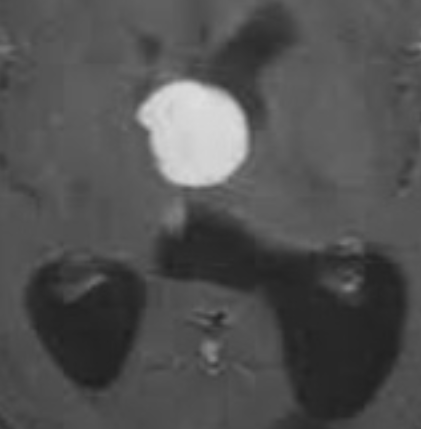
#> input picture data/70_big.png, 421 x 429 px, found by its file name
$ python feature_extraction.py   (older library calls are emulated)
#> lines starting #> are read from the running program, lines starting #| are printed output that depends on the picture; after the words box and inside, x2 and y2 are one past the last pixel; in counts of white or black regions, pixels touching at a corner belong together; long printed decimals are rounded
import numpy as np
import cv2
from skimage.feature import graycomatrix, graycoprops
from scipy import stats
import matplotlib.pyplot as plt
from sklearn.decomposition import PCA
from sklearn.ensemble import RandomForestClassifier
from sklearn.model_selection import cross_val_score, train_test_split
from sklearn.model_selection import LeaveOneOut
from sklearn.preprocessing import StandardScaler
import time


def normalize_contrast(image):
    """Apply contrast normalization to the given image."""
    image_normalized = cv2.normalize(image, None, alpha=0, beta=255, norm_type=cv2.NORM_MINMAX)
    return image_normalized

def enhance_image_svd(image, k=75):
    """Enhance an image using Singular Value Decomposition (SVD), based on the result we get previously."""
    matrix = np.array(image)
    if len(matrix.shape) != 2:
        raise ValueError("Input matrix must be a two-dimensional array.")
    U, S, Vt = np.linalg.svd(matrix, full_matrices=False)
    S_k = np.zeros((k, k))
    np.fill_diagonal(S_k, S[:k])
    U_k = U[:, :k]
    Vt_k = Vt[:k, :]
    A_k = np.dot(U_k, np.dot(S_k, Vt_k))
    A_k = np.clip(A_k, 0, 255).astype(np.uint8)
    return A_k

def calculate_intensity_gradients(image,show:bool):
    """Calculate intensity gradient features."""

    # use sobel operator to calculate gradient in vertical and horizontal direction
    sobelx = cv2.Sobel(image, cv2.CV_64F, 1, 0, ksize=3)
    sobely = cv2.Sobel(image, cv2.CV_64F, 0, 1, ksize=3)

    magnitude = np.sqrt(sobelx ** 2 + sobely ** 2)
    direction = np.arctan2(sobely, sobelx)

    # calculate some statistics
    gradient_features = {
        'mean_magnitude': np.mean(magnitude),
        'std_magnitude': np.std(magnitude),
        'max_magnitude': np.max(magnitude),
        'mean_direction': np.mean(direction),
        'direction_entropy': stats.entropy(np.histogram(direction, bins=36)[0])
    }

    # visualization
    plt.figure()
    plt.imshow(magnitude, cmap='jet')
    plt.title('Gradient Magnitude')
    plt.colorbar()
    plt.savefig('Gradient Magnitude2')

    if show:
        plt.show()

    return gradient_features

def calculate_glcm_features(image):
    """Calculate GLCM features for the given image."""

    if image.dtype != np.uint8:
        image = (image / image.max() * 255).astype(np.uint8)

    # get the glcm matrix
    distances = [1]
    angles = [0, np.pi / 4, np.pi / 2, 3 * np.pi / 4]
    glcm = graycomatrix(image, distances, angles, symmetric=True, normed=True)

    # normalize the matrix
    glcm_norm = glcm / np.sum(glcm)
    glcm_norm = glcm_norm + np.finfo(float).eps

    glcm_features = {
        'contrast': np.mean(graycoprops(glcm, 'contrast')),
        'dissimilarity': np.mean(graycoprops(glcm, 'dissimilarity')),
        'homogeneity': np.mean(graycoprops(glcm, 'homogeneity')),
        'energy': np.mean(graycoprops(glcm, 'energy')),
        'correlation': np.mean(graycoprops(glcm, 'correlation')),
        'ASM': np.mean(graycoprops(glcm, 'ASM')),
        'Entropy': -np.sum(glcm_norm * np.log2(glcm_norm))
    }

    return glcm_features

def get_contour(image, threshold_method='otsu'):
    """Get the largest contour from the image."""

    if image.dtype != np.uint8:
        image = (image / image.max() * 255).astype(np.uint8)

    _, binary = cv2.threshold(image, 0, 255, cv2.THRESH_BINARY + cv2.THRESH_OTSU)

    # denoising
    kernel = np.ones((3, 3), np.uint8)
    binary = cv2.morphologyEx(binary, cv2.MORPH_OPEN, kernel)
    binary = cv2.morphologyEx(binary, cv2.MORPH_CLOSE, kernel)

    # Find all contours
    contours, _ = cv2.findContours(binary, cv2.RETR_EXTERNAL, cv2.CHAIN_APPROX_SIMPLE)

    # chose the largest contour
    if len(contours) > 0:
        contour_max = max(contours, key=cv2.contourArea)
        return contour_max
    return None


def calculate_circularity(image,contour, show:bool):
    """Calculate circularity of the detected contour."""

    if contour is None:
        return 0

    area = cv2.contourArea(contour)
    perimeter = cv2.arcLength(contour, True)
    if perimeter == 0:
        return 0
    circularity = 4 * np.pi * area / (perimeter ** 2)

    # Visualization
    if show:
        plt.figure()
        image_max_contour = cv2.drawContours(image.copy(), [contour], -1, (0, 255, 0), 2)
        plt.imshow(image_max_contour, cmap='gray')
        plt.title(f"Circularity: {circularity:.4f}")
        plt.savefig('Circularity2')
        plt.show()

    return circularity


def calculate_region_contrast(image, contour, show:bool):
    """Calculate contrast between tumor region and surrounding area."""

    if contour is None:
        return None

    # create tumor mask
    tumor_mask = np.zeros_like(image)
    cv2.drawContours(tumor_mask, [contour], -1, (255), -1)

    # expand tumor mask
    kernel = np.ones((50, 50), np.uint8)
    dilated_mask = cv2.dilate(tumor_mask, kernel, iterations=1)

    # created surrounding tissues mask
    surrounding_mask = dilated_mask - tumor_mask

    # Get the pixel value of the corresponding area
    tumor_pixels = image[tumor_mask == 255]
    surrounding_pixels = image[surrounding_mask == 255]

    contrast_features = {
        'tumor_mean': np.mean(tumor_pixels),
        'tumor_std': np.std(tumor_pixels),
        'surrounding_mean': np.mean(surrounding_pixels),
        'surrounding_std': np.std(surrounding_pixels),
        'weber_contrast': (np.mean(tumor_pixels) - np.mean(surrounding_pixels)) /
                          np.mean(surrounding_pixels) if np.mean(surrounding_pixels) != 0 else 0,
    }

    #visualization
    if show:
        plt.figure(figsize=(15, 5))

        # original image and contour
        plt.subplot(131)
        overlay = image.copy()
        overlay = cv2.drawContours(overlay, [contour], -1, 255, 2)
        plt.imshow(overlay, cmap='gray')
        plt.title('Original with Contour')

        # tumor mask
        plt.subplot(132)
        plt.imshow(tumor_mask, cmap='gray')
        plt.title('Tumor Mask')

        # surrounding mask
        plt.subplot(133)
        plt.imshow(surrounding_mask, cmap='gray')
        plt.title('Surrounding Mask')
        plt.savefig('calculating process2')
        plt.show()

        # Histogram
        plt.figure(figsize=(10, 5))
        plt.subplot(121)
        plt.hist(tumor_pixels, bins=50, alpha=0.5, label='Tumor', density=True)
        plt.hist(surrounding_pixels, bins=50, alpha=0.5, label='Surrounding', density=True)
        plt.legend()
        plt.title('Grayscale Distribution')

        # boxplot
        plt.subplot(122)
        plt.boxplot([tumor_pixels, surrounding_pixels],
                    labels=['Tumor', 'Surrounding'])
        plt.title('Grayscale Box Plot')

        plt.tight_layout()
        plt.savefig('Grayscale Distribution2')
        plt.show()

    return contrast_features


#############################################################################
# Load image as grayscale
path1 = '70_big.png'
image1 = cv2 . imread (path1, cv2 . IMREAD_GRAYSCALE ).copy()
#> image1 is the input picture: shape (429, 421); min 30, max 222, mean 81.3

# Unify image sizes
image1 = cv2.resize(image1, (256, 256))
#> image1: shape (256, 256)

# image preprocessing
image1 = enhance_image_svd(image1, k=75)
#> in enhance_image_svd, `U, S, Vt = np.linalg.svd(matrix, full_matrices=False)`: S = 256 values, max 21808.7 at index 0, min 0.0337 at index 255, mean 159.5
image1 = normalize_contrast(image1)


G1 = calculate_intensity_gradients(image1,show=True)
#> in calculate_intensity_gradients, `gradient_features = { 'mean_magnitude': np.mean(magnitude), 'std_magni..`: gradient_features = {'mean_magnitude': 21.15, 'std_magnitude': 32.22, 'max_magnitude': 364.9, 'mean_direction': 0.0822, 'direction_entropy': 3.52}
#> G1 has the same summary as gradient_features in calculate_intensity_gradients
print("\n=== intensity gradient ===")
print(G1)
#| {'mean_magnitude': 21.145, 'std_magnitude': 32.224, 'max_magnitude': 364.911, 'mean_direction': 0.08225, 'direction_entropy': 3.519}

glcm1 = calculate_glcm_features(image1)
#> in calculate_glcm_features, `glcm_features = { 'contrast': np.mean(graycoprops(glcm, 'contrast')), ..`: glcm_features = {'contrast': 19.63, 'dissimilarity': 2.22, 'homogeneity': 0.49, 'energy': 0.0677, 'correlation': 0.995, 'ASM': 0.00461, 'Entropy': 10.87}
#> glcm1 has the same summary as glcm_features in calculate_glcm_features
print("\n=== GLCM ===")
print(glcm1)
#| {'contrast': 19.632, 'dissimilarity': 2.218, 'homogeneity': 0.4896, 'energy': 0.06773, 'correlation': 0.995, 'ASM': 0.004608, 'Entropy': 10.871}

contour1 = get_contour(image1)
#> in get_contour, `_, binary = cv2.threshold(image, 0, 255, cv2.THRESH_BINARY + cv2.THRES..`:
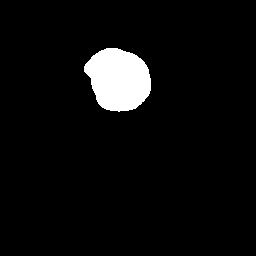
#> binary: shape (256, 256); 4.9% white; 1 white region, box (x1, y1, x2, y2) and area: (84, 48, 151, 112) 3200
#> in get_contour, `binary = cv2.morphologyEx(binary, cv2.MORPH_OPEN, kernel)`: binary: shape (256, 256); 4.9% white; 1 white region
#> in get_contour, `contours, _ = cv2.findContours(binary, cv2.RETR_EXTERNAL, cv2.CHAIN_AP..`: contours = 1 contour; box (x1, y1, x2, y2) and area: (84, 48, 151, 111) 3105
#> in get_contour, `contour_max = max(contours, key=cv2.contourArea)`: contour_max = contour of 86 points, box (x1, y1, x2, y2) (84, 48, 151, 111), area 3105
#> contour1 has the same summary as contour_max in get_contour

calculate_circularity(image1,contour1, show=True)
#> in calculate_circularity, `area = cv2.contourArea(contour)`: area = 3105
#> in calculate_circularity, `perimeter = cv2.arcLength(contour, True)`: perimeter = 213.8
#> in calculate_circularity, `circularity = 4 * np.pi * area / (perimeter ** 2)`: circularity = 0.853

contrast1 = calculate_region_contrast(image1, contour1, show=True)
#> in calculate_region_contrast, `dilated_mask = cv2.dilate(tumor_mask, kernel, iterations=1)`: dilated_mask: shape (256, 256); 18.3% white; 1 white region, box (x1, y1, x2, y2) and area: (60, 24, 176, 136) 11969
#> in calculate_region_contrast, `surrounding_mask = dilated_mask - tumor_mask`: surrounding_mask: shape (256, 256); 13.4% white; 1 white region, box (x1, y1, x2, y2) and area: (60, 24, 176, 136) 8771
#> in calculate_region_contrast, `tumor_pixels = image[tumor_mask == 255]`: tumor_pixels = 3198 values, max 255 at index 569, min 143 at index 109, mean 227.6
#> in calculate_region_contrast, `surrounding_pixels = image[surrounding_mask == 255]`: surrounding_pixels = 8771 values, max 144 at index 6414, min 11 at index 8665, mean 74.28
#> in calculate_region_contrast, `contrast_features = { 'tumor_mean': np.mean(tumor_pixels), 'tumor_std'..`: contrast_features = {'tumor_mean': 227.6, 'tumor_std': 22.97, 'surrounding_mean': 74.28, 'surrounding_std': 20.26, 'weber_contrast': 2.06}
#> in calculate_region_contrast, `overlay = cv2.drawContours(overlay, [contour], -1, 255, 2)`: overlay: shape (256, 256); min 0, max 255, mean 67.4
#> contrast1 has the same summary as contrast_features in calculate_region_contrast
print("\n=== contrast ===")
print(contrast1)
#| {'tumor_mean': 227.558, 'tumor_std': 22.974, 'surrounding_mean': 74.277, 'surrounding_std': 20.257, 'weber_contrast': 2.064}


## PCA
def extract_features(image):
    # Calculate all features and combine
    contour = get_contour(image)
    features = {}
    features.update(calculate_intensity_gradients(image, show=False))
    features.update(calculate_glcm_features(image))
    features['circularity'] = calculate_circularity(image, contour, show=False)
    features.update(calculate_region_contrast(image, contour, show=False))
    return features

## load the image
path1 = '22yes.png'
path2 = '21no.png'
path3 = '17yes.png'
path4 = '18no.png'
path5 = '19yes.png'
path6 = '16no.png'
image1 = cv2.imread(path1, cv2.IMREAD_GRAYSCALE)
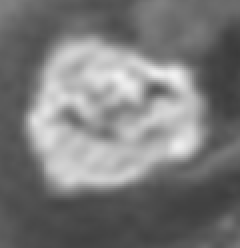
#> input picture data/22yes.png, 120 x 124 px, found by its file name (shown 2 times larger)
#> image1 is the input picture: shape (124, 120); min 58, max 241, mean 121.8
image2 = cv2.imread(path2, cv2.IMREAD_GRAYSCALE)
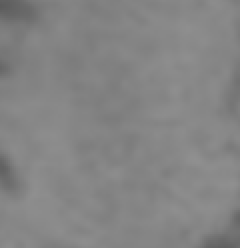
#> input picture data/21no.png, 120 x 124 px, found by its file name (shown 2 times larger)
#> image2 is the input picture: shape (124, 120); min 92, max 144, mean 132.1
image3 = cv2.imread(path3, cv2.IMREAD_GRAYSCALE)
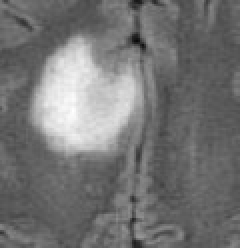
#> input picture data/17yes.png, 120 x 124 px, found by its file name (shown 2 times larger)
#> image3 is the input picture: shape (124, 120); min 9, max 255, mean 115.8
image4 = cv2.imread(path4, cv2.IMREAD_GRAYSCALE)
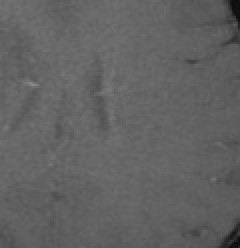
#> input picture data/18no.png, 120 x 124 px, found by its file name (shown 2 times larger)
#> image4 is the input picture: shape (124, 120); min 13, max 137, mean 98
image5 = cv2.imread(path5, cv2.IMREAD_GRAYSCALE)
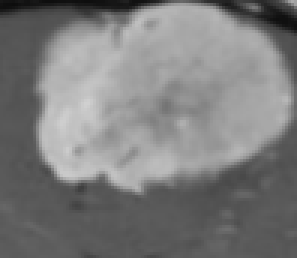
#> input picture data/19yes.png, 99 x 86 px, found by its file name (shown 3 times larger)
#> image5 is the input picture: shape (86, 99); min 13, max 208, mean 124.4
image6 = cv2.imread(path6, cv2.IMREAD_GRAYSCALE)

# extract features
features1 = extract_features(image1)
#> in get_contour (call 2), `_, binary = cv2.threshold(image, 0, 255, cv2.THRESH_BINARY + cv2.THRES..`: binary: shape (124, 120); 32.7% white; 1 white region, box (x1, y1, x2, y2) and area: (13, 18, 102, 95) 4861
#> in get_contour (call 2), `binary = cv2.morphologyEx(binary, cv2.MORPH_OPEN, kernel)`: binary: shape (124, 120); 32.7% white; 1 white region, box (x1, y1, x2, y2) and area: (13, 18, 102, 95) 4860
#> in get_contour (call 2), `binary = cv2.morphologyEx(binary, cv2.MORPH_CLOSE, kernel)`: binary: shape (124, 120); 32.8% white; 1 white region
#> in get_contour (call 2), `contours, _ = cv2.findContours(binary, cv2.RETR_EXTERNAL, cv2.CHAIN_AP..`: contours = 1 contour; box (x1, y1, x2, y2) and area: (13, 18, 102, 95) 5029
#> in extract_features, `contour = get_contour(image)`: contour = contour of 109 points, box (x1, y1, x2, y2) (13, 18, 102, 95), area 5029
#> in calculate_region_contrast (call 2), `cv2.drawContours(tumor_mask, [contour], -1, (255), -1)`: tumor_mask: shape (124, 120); 34.6% white; 1 white region, box (x1, y1, x2, y2) and area: (13, 18, 102, 95) 5153
#> in calculate_region_contrast (call 2), `dilated_mask = cv2.dilate(tumor_mask, kernel, iterations=1)`: dilated_mask: shape (124, 120); 93% white; 3 black regions (1 under 20 px), largest, box (x1, y1, x2, y2) and area: (0, 104, 120, 124) 861, (90, 0, 120, 11) 177
#> in calculate_region_contrast (call 2), `surrounding_mask = dilated_mask - tumor_mask`: surrounding_mask: shape (124, 120); 58.3% white; 4 black regions (1 under 20 px), largest, box (x1, y1, x2, y2) and area: (13, 18, 102, 95) 5153, (0, 104, 120, 124) 861, (90, 0, 120, 11) 177
#> features1 = 18 items
features2 = extract_features(image2)
#> in get_contour (call 3), `_, binary = cv2.threshold(image, 0, 255, cv2.THRESH_BINARY + cv2.THRES..`: binary: shape (124, 120); 93.5% white; 5 black regions (1 under 20 px), largest, box (x1, y1, x2, y2) and area: (0, 0, 23, 40) 491, (98, 104, 120, 124) 210, (0, 76, 10, 97) 148, (113, 31, 120, 57) 108
#> in get_contour (call 3), `binary = cv2.morphologyEx(binary, cv2.MORPH_OPEN, kernel)`: binary: shape (124, 120); 93.5% white; 5 black regions (1 under 20 px), largest, box (x1, y1, x2, y2) and area: (0, 0, 23, 40) 494, (98, 104, 120, 124) 210, (0, 76, 10, 97) 148, (113, 31, 120, 57) 111
#> in get_contour (call 3), `binary = cv2.morphologyEx(binary, cv2.MORPH_CLOSE, kernel)`: binary: shape (124, 120); 93.6% white; 4 black regions
#> in get_contour (call 3), `contours, _ = cv2.findContours(binary, cv2.RETR_EXTERNAL, cv2.CHAIN_AP..`: contours = 2 contours; box (x1, y1, x2, y2) and area: (0, 0, 120, 124) 13628, (0, 14, 7, 23) 41
#> call 3 of calculate_region_contrast, with contour = array of shape (88, 1, 2), show = False
#> in calculate_region_contrast (call 3), `cv2.drawContours(tumor_mask, [contour], -1, (255), -1)`:
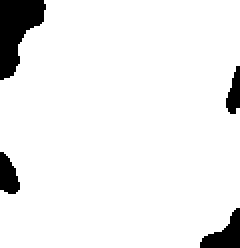
#> tumor_mask: shape (124, 120) (shown 2 times larger); 93.2% white; 4 black regions
#> in calculate_region_contrast (call 3), `tumor_pixels = image[tumor_mask == 255]`: tumor_pixels = 13867 values, max 144 at index 8906, min 120 at index 13866, mean 133.4
#> in calculate_region_contrast (call 3), `surrounding_pixels = image[surrounding_mask == 255]`: surrounding_pixels = 1013 values, max 129 at index 345, min 92 at index 44, mean 114.4
#> in calculate_region_contrast (call 3), `contrast_features = { 'tumor_mean': np.mean(tumor_pixels), 'tumor_std'..`: contrast_features = {'tumor_mean': 133.4, 'tumor_std': 3.74, 'surrounding_mean': 114.4, 'surrounding_std': 8.19, 'weber_contrast': 0.167}
#> features2 = 18 items
features3 = extract_features(image3)
#> in get_contour (call 4), `contours, _ = cv2.findContours(binary, cv2.RETR_EXTERNAL, cv2.CHAIN_AP..`: contours = 1 contour; box (x1, y1, x2, y2) and area: (17, 19, 71, 77) 2066
#> features3 = 18 items
features4 = extract_features(image4)
#> in get_contour (call 5), `contours, _ = cv2.findContours(binary, cv2.RETR_EXTERNAL, cv2.CHAIN_AP..`: contours = 1 contour; box (x1, y1, x2, y2) and area: (0, 0, 120, 124) 14438
#> features4 = 18 items
features5 = extract_features(image5)
#> in get_contour (call 6), `contours, _ = cv2.findContours(binary, cv2.RETR_EXTERNAL, cv2.CHAIN_AP..`: contours = 2 contours, 1 with area under 20; largest, box (x1, y1, x2, y2) and area: (12, 0, 99, 64) 4076
#> features5 = 18 items
#> (the run stopped early here; a loop or call above may not have finished)
